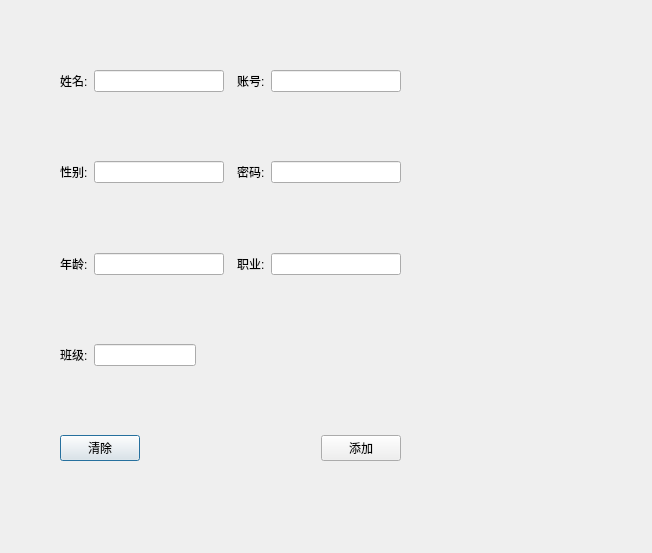
<?xml version="1.0" encoding="UTF-8"?>
<ui version="4.0">
 <class>AddPerson</class>
 <widget class="QDialog" name="AddPerson">
  <property name="geometry">
   <rect>
    <x>0</x>
    <y>0</y>
    <width>652</width>
    <height>553</height>
   </rect>
  </property>
  <property name="windowTitle">
   <string>Dialog</string>
  </property>
  <widget class="QWidget" name="widget" native="true">
   <property name="geometry">
    <rect>
     <x>40</x>
     <y>60</y>
     <width>601</width>
     <height>411</height>
    </rect>
   </property>
   <widget class="QWidget" name="">
    <property name="geometry">
     <rect>
      <x>20</x>
      <y>10</y>
      <width>341</width>
      <height>391</height>
     </rect>
    </property>
    <layout class="QVBoxLayout" name="verticalLayout">
     <item>
      <layout class="QHBoxLayout" name="horizontalLayout_9">
       <item>
        <layout class="QHBoxLayout" name="horizontalLayout">
         <item>
          <widget class="QLabel" name="lb_name">
           <property name="text">
            <string>姓名:</string>
           </property>
          </widget>
         </item>
         <item>
          <widget class="QLineEdit" name="le_name"/>
         </item>
        </layout>
       </item>
       <item>
        <spacer name="horizontalSpacer_2">
         <property name="orientation">
          <enum>Qt::Horizontal</enum>
         </property>
         <property name="sizeType">
          <enum>QSizePolicy::Fixed</enum>
         </property>
         <property name="sizeHint" stdset="0">
          <size>
           <width>7</width>
           <height>20</height>
          </size>
         </property>
        </spacer>
       </item>
       <item>
        <layout class="QHBoxLayout" name="horizontalLayout_6">
         <item>
          <widget class="QLabel" name="lb_name_2">
           <property name="text">
            <string>账号:</string>
           </property>
          </widget>
         </item>
         <item>
          <widget class="QLineEdit" name="le_acc"/>
         </item>
        </layout>
       </item>
      </layout>
     </item>
     <item>
      <spacer name="verticalSpacer">
       <property name="orientation">
        <enum>Qt::Vertical</enum>
       </property>
       <property name="sizeHint" stdset="0">
        <size>
         <width>20</width>
         <height>13</height>
        </size>
       </property>
      </spacer>
     </item>
     <item>
      <layout class="QHBoxLayout" name="horizontalLayout_10">
       <item>
        <layout class="QHBoxLayout" name="horizontalLayout_2">
         <item>
          <widget class="QLabel" name="label_2">
           <property name="text">
            <string>性别:</string>
           </property>
          </widget>
         </item>
         <item>
          <widget class="QLineEdit" name="le_sex"/>
         </item>
        </layout>
       </item>
       <item>
        <spacer name="horizontalSpacer_3">
         <property name="orientation">
          <enum>Qt::Horizontal</enum>
         </property>
         <property name="sizeType">
          <enum>QSizePolicy::Fixed</enum>
         </property>
         <property name="sizeHint" stdset="0">
          <size>
           <width>7</width>
           <height>20</height>
          </size>
         </property>
        </spacer>
       </item>
       <item>
        <layout class="QHBoxLayout" name="horizontalLayout_7">
         <item>
          <widget class="QLabel" name="lb_name_3">
           <property name="text">
            <string>密码:</string>
           </property>
          </widget>
         </item>
         <item>
          <widget class="QLineEdit" name="le_pass"/>
         </item>
        </layout>
       </item>
      </layout>
     </item>
     <item>
      <spacer name="verticalSpacer_2">
       <property name="orientation">
        <enum>Qt::Vertical</enum>
       </property>
       <property name="sizeHint" stdset="0">
        <size>
         <width>20</width>
         <height>13</height>
        </size>
       </property>
      </spacer>
     </item>
     <item>
      <layout class="QHBoxLayout" name="horizontalLayout_11">
       <item>
        <layout class="QHBoxLayout" name="horizontalLayout_3">
         <item>
          <widget class="QLabel" name="label_3">
           <property name="text">
            <string>年龄:</string>
           </property>
          </widget>
         </item>
         <item>
          <widget class="QLineEdit" name="le_age"/>
         </item>
        </layout>
       </item>
       <item>
        <spacer name="horizontalSpacer_4">
         <property name="orientation">
          <enum>Qt::Horizontal</enum>
         </property>
         <property name="sizeType">
          <enum>QSizePolicy::Fixed</enum>
         </property>
         <property name="sizeHint" stdset="0">
          <size>
           <width>7</width>
           <height>20</height>
          </size>
         </property>
        </spacer>
       </item>
       <item>
        <layout class="QHBoxLayout" name="horizontalLayout_8">
         <item>
          <widget class="QLabel" name="lb_name_4">
           <property name="text">
            <string>职业:</string>
           </property>
          </widget>
         </item>
         <item>
          <widget class="QLineEdit" name="le_job"/>
         </item>
        </layout>
       </item>
      </layout>
     </item>
     <item>
      <spacer name="verticalSpacer_3">
       <property name="orientation">
        <enum>Qt::Vertical</enum>
       </property>
       <property name="sizeHint" stdset="0">
        <size>
         <width>20</width>
         <height>13</height>
        </size>
       </property>
      </spacer>
     </item>
     <item>
      <layout class="QHBoxLayout" name="horizontalLayout_4" stretch="0,3,6">
       <item>
        <widget class="QLabel" name="label_4">
         <property name="text">
          <string>班级:</string>
         </property>
        </widget>
       </item>
       <item>
        <widget class="QLineEdit" name="le_class"/>
       </item>
       <item>
        <spacer name="horizontalSpacer_5">
         <property name="orientation">
          <enum>Qt::Horizontal</enum>
         </property>
         <property name="sizeHint" stdset="0">
          <size>
           <width>40</width>
           <height>20</height>
          </size>
         </property>
        </spacer>
       </item>
      </layout>
     </item>
     <item>
      <spacer name="verticalSpacer_4">
       <property name="orientation">
        <enum>Qt::Vertical</enum>
       </property>
       <property name="sizeHint" stdset="0">
        <size>
         <width>20</width>
         <height>40</height>
        </size>
       </property>
      </spacer>
     </item>
     <item>
      <layout class="QHBoxLayout" name="horizontalLayout_5">
       <item>
        <widget class="QPushButton" name="btn_clear">
         <property name="text">
          <string>清除</string>
         </property>
        </widget>
       </item>
       <item>
        <spacer name="horizontalSpacer">
         <property name="orientation">
          <enum>Qt::Horizontal</enum>
         </property>
         <property name="sizeHint" stdset="0">
          <size>
           <width>40</width>
           <height>20</height>
          </size>
         </property>
        </spacer>
       </item>
       <item>
        <widget class="QPushButton" name="btn_add">
         <property name="text">
          <string>添加</string>
         </property>
        </widget>
       </item>
      </layout>
     </item>
    </layout>
   </widget>
  </widget>
 </widget>
 <resources/>
 <connections/>
</ui>
